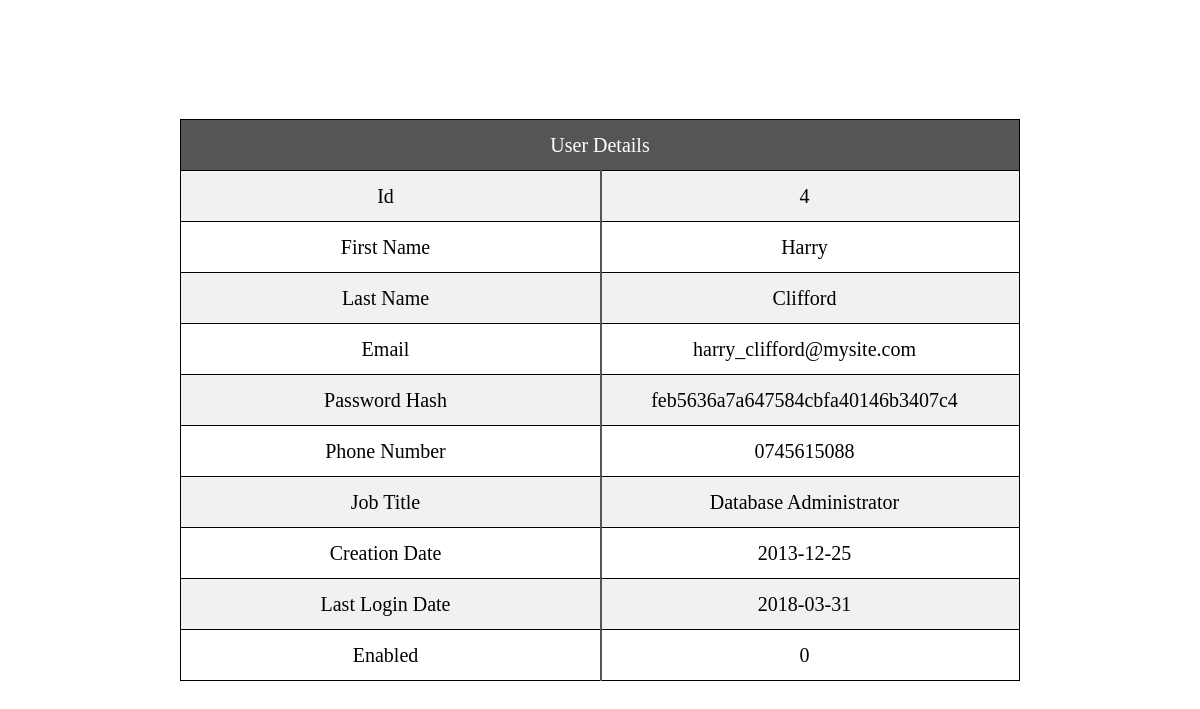
Screenshot of /pages/view_user.php?user_id=4 (signed in) with the database file from the repository.
### tables this page shows
CREATE TABLE IF NOT EXISTS `users` (
  `id` INT NOT NULL AUTO_INCREMENT,
  `first_name` VARCHAR(100) NOT NULL,
  `last_name` VARCHAR(50) NOT NULL,
  `email` VARCHAR(200) NOT NULL,
  `password_hash` VARCHAR(32) NOT NULL,
  `phone_number` VARCHAR(10) NULL,
  `job_title` VARCHAR(100) NULL,
  `creation_date` DATE NOT NULL,
  `last_login_date` DATE NOT NULL,
  `enabled` TINYINT(1) NOT NULL DEFAULT 1,
  PRIMARY KEY (`id`),
  UNIQUE INDEX `email_UNIQUE` (`email` ASC));

### utils/util.php (called while the page is built, shortened)
<?php
class Utils {
    public static function formatStr($str){
        return ucwords(implode(" ", explode('_',$str)));
    }
}
?>

### pages/view_user.php (the view, shortened to what this page needs)
<?php
  include_once '../utils/util.php';
  $user_details_table = '';
  try {
  $mysqli = new mysqli($gc_mysql_ip, $gc_mysql_user, $gc_mysql_password, $gc_mysql_database);
  $userID = $_GET['user_id'];
  $user_details = $mysqli->query("SELECT * FROM users WHERE id = " . $userID);
  foreach($user_details as $detail){
    foreach($detail as $key=>$prop){
      $user_details_table .= '<div class="user">'
      .
      '<span class="left-side-details">' . Utils::formatStr($key) . '</span>'
      .
      '<span class="right-side-details">' . $prop . '</span>'
      .
      '</div>';
    }
  }
}
catch(Exception $e) {
    echo 'Message: ' .$e->getMessage();
}
?>
<!DOCTYPE html>
<html>
<head>
  <link rel="stylesheet" href="../assets/css/landing.css">
</head>
<body>
  <div class="view-user-container">
    <div class="user-list-header user">User Details</div>
    <?php
      echo $user_details_table;
    ?>
    <div class="line"></div>
    </div>
</body>
</html>

### assets/css/landing.css (style rules this page uses)
html, body { height:100%; }
body { width:70%; margin:0 auto; }
.user { flex-basis:50px; display:flex; justify-content: space-evenly; align-items: center; font-size:20px; border: 1px solid black; border-top:none; }
.user-list-header { background-color: #555; border-top: 1px solid black; color:white; }
.user:nth-of-type(even) { background-color: #f1f1f1; }
.user span { flex-basis:50%; }
.right-side-details { padding:10px 10px; text-align: center; }
.view-user-container { display:flex; flex-direction: column; position: relative; }
.left-side-details { text-align:center; width:10px; }
.line { position: absolute; height: 93%; width: 2px; background: #555; bottom: 0; left: 50%; }
.view-user-container { position:relative; top:50%; transform:translateY(-50%); }

### rows the page displays
users: key "Id", id "4", key "First Name", first_name "Harry", key "Last Name", last_name "Clifford", key "Email", email "harry_clifford@mysite.com", key "Password Hash", password_hash "feb5636a7a647584cbfa40146b3407c4", key "Phone Number", phone_number "0745615088", key "Job Title", job_title "Database Administrator", key "Creation Date", creation_date "2013-12-25", key "Last Login Date", last_login_date "2018-03-31", key "Enabled", enabled "0"
